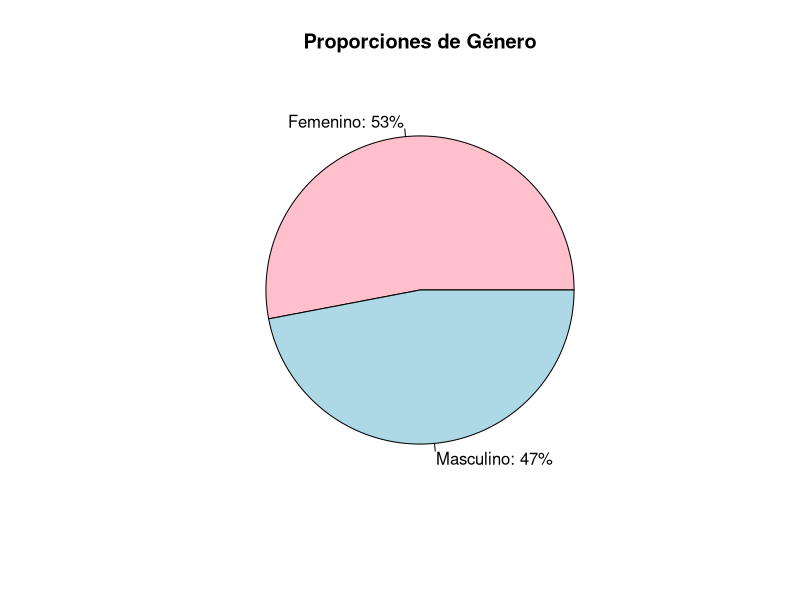
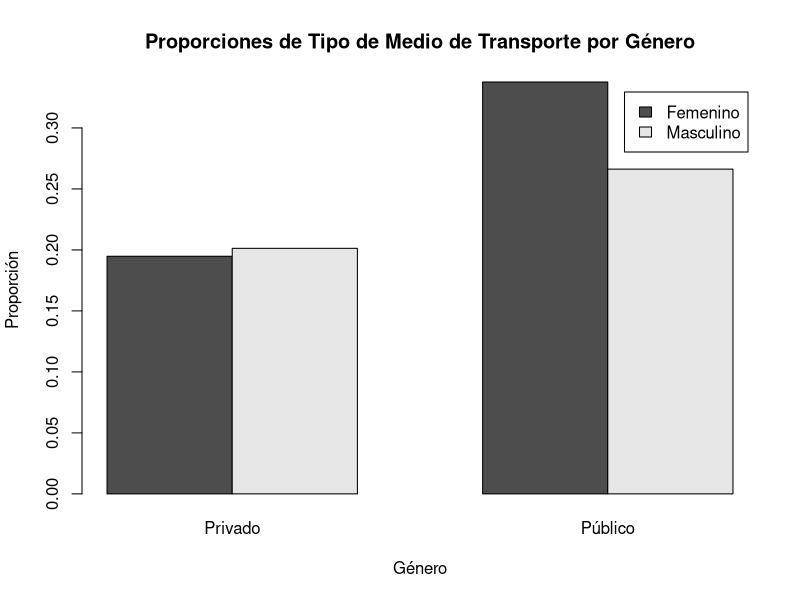
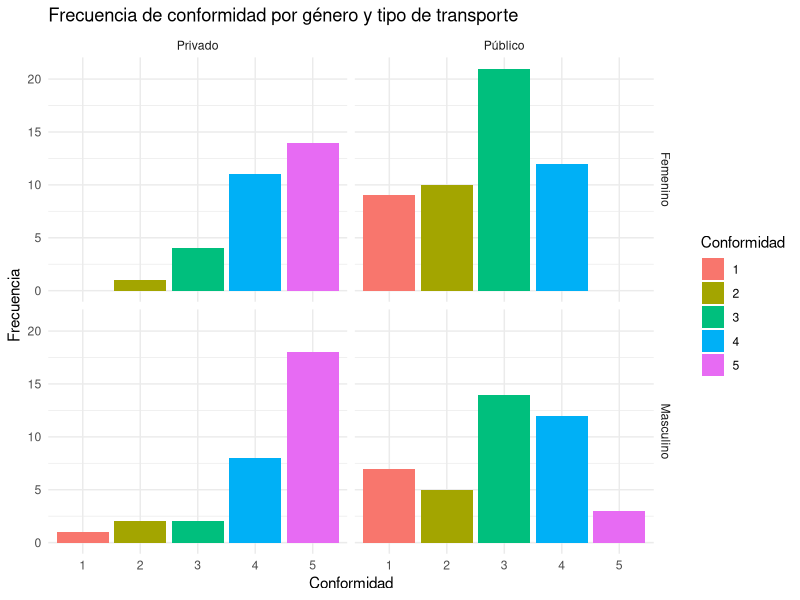
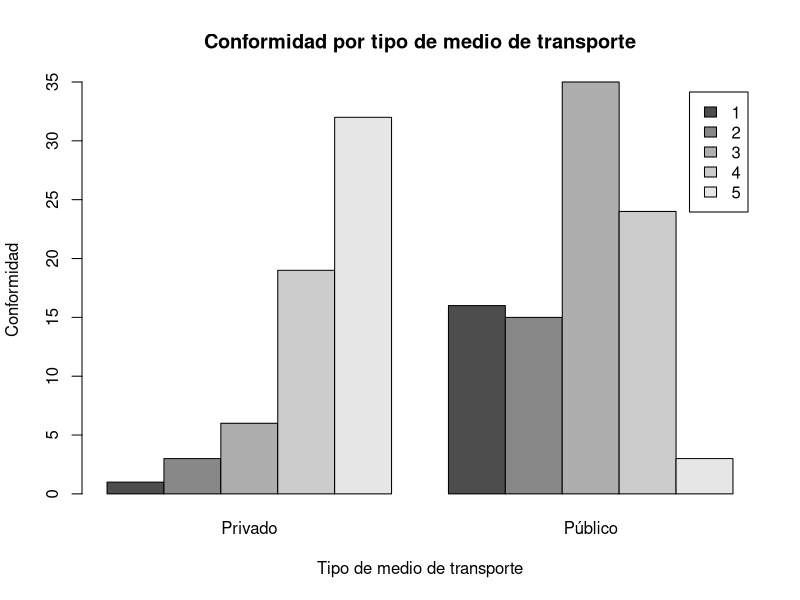
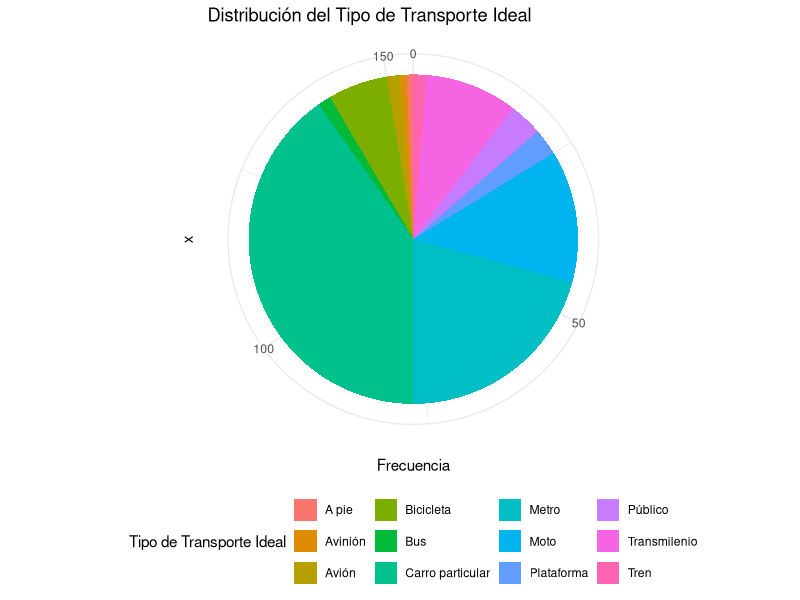
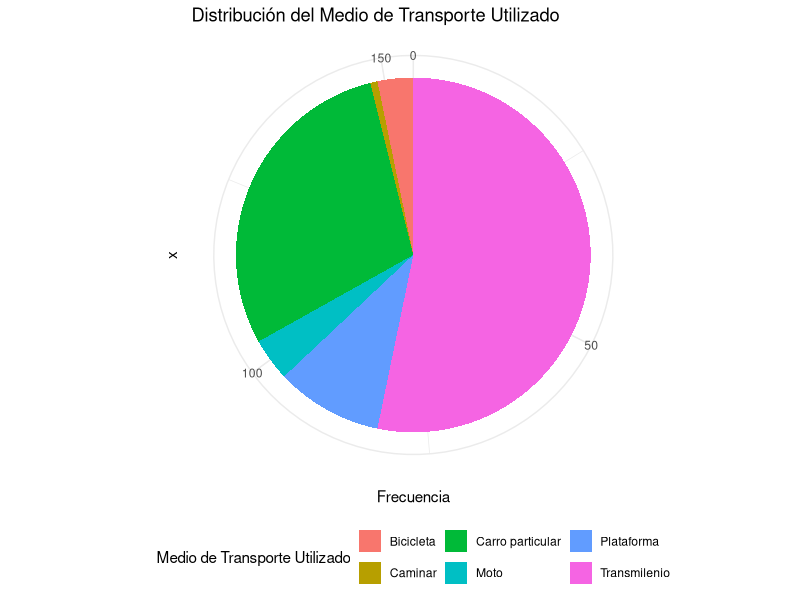
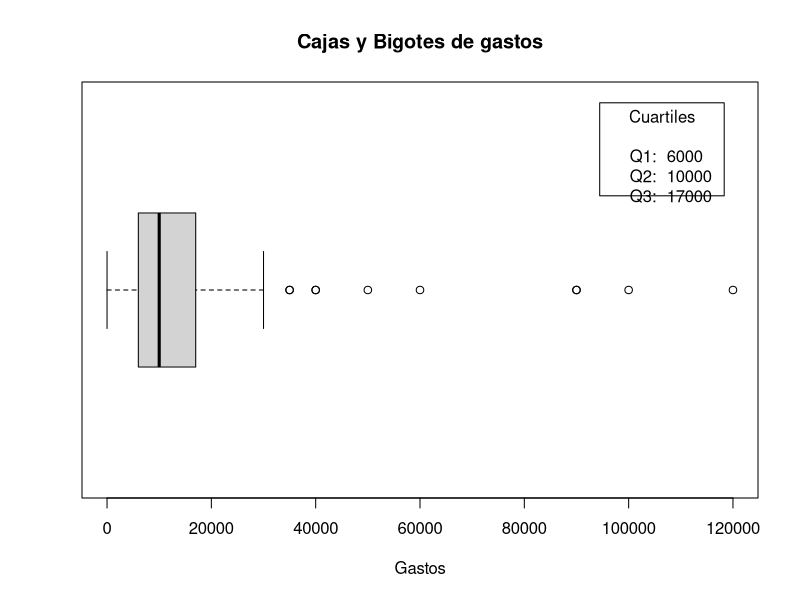
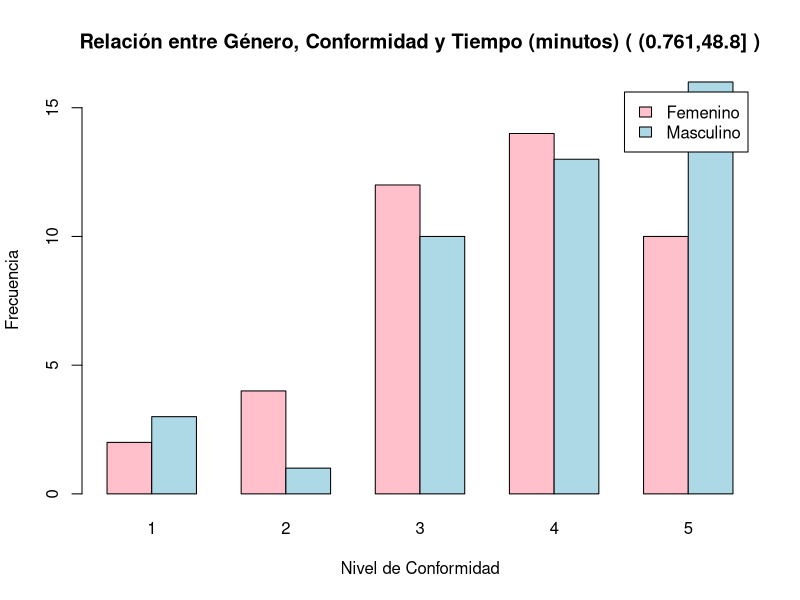

Write the R code that produced these figures, in order.
## ---- chunk 1
 library(readxl)
 library(ggplot2)
  library(dplyr)
library(knitr)
 dr = read_excel("ENCUESTA MOVILIDAD(1-154) (1).xlsx")
 kable(dr)
 #Borrar las columnas innecesarias generadas por Microsoft Forms
 dr = dr[, -c(1)]
 generos = table(dr$`Genero `)
 proporciones_Genero = prop.table(generos)
 
 # Crear un gráfico de torta para mostrar la proporción en genero
  proporciones_Genero=round(proporciones_Genero, 2)
  etiquetas = paste0(names(proporciones_Genero), ": ", proporciones_Genero * 100, "%")
  graficaGeneros = pie(proporciones_Genero, col = c("pink", "lightblue"), main = "Proporciones de Género", labels = etiquetas)


relacionMedioTrans_Genero = table(dr$`Genero `, dr$`¿Qué tipo transporte usa?`)
tabla_RelacionMedioTrans = as.data.frame(prop.table(relacionMedioTrans_Genero))
colnames(tabla_RelacionMedioTrans) <- c("Genero", "Tipo de transporte", "Porcentaje")
tabla_RelacionMedioTrans$Porcentaje <- round(tabla_RelacionMedioTrans$Porcentaje * 100, 2)
#Mostrar la grafica que muestre porcentajes entre medio de transporte y genero
kable(tabla_RelacionMedioTrans)
prop_relacionMedioTrans_Genero = prop.table(relacionMedioTrans_Genero)

barplot(prop_relacionMedioTrans_Genero, beside = TRUE, legend.text = TRUE, main = "Proporciones de Tipo de Medio de Transporte por Género", xlab = "Género", ylab = "Proporción")

# Calcular la proporción de Tipo de Medio de Transporte por Género
prop_relacionMedioTrans_Genero = prop.table(table(dr$`Genero `, dr$`¿Qué tipo transporte usa?`))



# Relación entre tipo de medio de transporte y género

# Convertir la tabla de contingencia en un dataframe
conti <- table(dr$`Genero `, dr$`Nivel de conformidad`, dr$`¿Qué tipo transporte usa?`)
df_conti <- as.data.frame.table(conti)

# Renombrar las columnas
colnames(df_conti) <- c("Genero", "Conformidad", "Tipo_Transporte", "Frecuencia")

# Crear el gráfico de barras con la frecuencia de conformidad
ggplot(df_conti, aes(x = Conformidad, y = Frecuencia, fill = Conformidad)) +
  geom_bar(stat = "identity", position = "dodge") +
  facet_grid(Genero ~ Tipo_Transporte) +
  labs(
    x = "Conformidad",
    y = "Frecuencia",
    fill = "Conformidad",
    title = "Frecuencia de conformidad por género y tipo de transporte") +
  theme_minimal()




#Relacion entre nivel de conformidad y tipo de medio de transporte

barplot(table(dr$'Nivel de conformidad',dr$'¿Qué tipo transporte usa?'),beside = TRUE, legend.text = TRUE,main = "Conformidad por tipo de medio de transporte",xlab = "Tipo de medio de transporte", ylab="Conformidad")


# Calcular la frecuencia de cada tipo de transporte ideal

frecuencia_transporte_ideal <- table(dr$`Medio transporte ideal. ¿Por qué?`)

# Convertir la tabla en un dataframe
df_frecuencia <- as.data.frame(frecuencia_transporte_ideal)

# Renombrar las columnas
colnames(df_frecuencia) <- c("Transporte_Ideal", "Frecuencia")

# Crear el gráfico de torta
ggplot(df_frecuencia, aes(x = "", y = Frecuencia, fill = Transporte_Ideal)) +
  geom_bar(stat = "identity") +
  coord_polar("y", start = 0) +
  labs(title = "Distribución del Tipo de Transporte Ideal",
       fill = "Tipo de Transporte Ideal") +
  theme_minimal() +
  theme(legend.position = "bottom")

# Calcular la frecuencia de cada medio de transporte usado

frec_tusado <- table(dr$`¿Qué medio de transporte usa?`)

# Convertir la tabla en un dataframe
df_frencia <- as.data.frame(frec_tusado)

# Renombrar las columnas
colnames(df_frencia) <- c("Transporte_usado", "Frecuencia")

# Crear el gráfico de torta Transporte usado
ggplot(df_frencia, aes(x = "", y = Frecuencia, fill = Transporte_usado))+
  geom_bar(stat = "identity") +
  coord_polar("y", start = 0) +
  labs(title = "Distribución del Medio de Transporte Utilizado",
       fill = "Medio de Transporte Utilizado") +
  theme_minimal() +
  theme(legend.position = "bottom")


# Boxplot para analizar gastos promedios de dinero
bp <- boxplot(as.numeric(dr$`En promedio cuánto dinero gasta a diario, en transporte`), 
  main="Cajas y Bigotes de gastos", 
  xlab="Gastos", 
  horizontal=TRUE)

# Mostrar los valores de q1, q2 y q3
q1 <- bp$stats[2]
q2 <- bp$stats[3]
q3 <- bp$stats[4]

# Agregar las etiquetas al gráfico
legend("topright", inset=.05, title="Cuartiles", 
       legend=paste("Q1: ", round(q1, 2), "\nQ2: ", round(q2, 2), "\nQ3: ", round(q3, 2)), cex=1)

# Generar una tabla de contingencia para analizar la relación entre género y conformidad según el tiempo
tabla_contingencia <- table(dr$`Genero `, dr$`Nivel de conformidad`, cut(as.numeric(dr$`Tiempo que tarda en 1 recorrido (Minutos)`), breaks = 5))

# Crear un gráfico de barras apiladas para cada nivel de tiempo
for (i in 1:dim(tabla_contingencia)[3]) {
  barplot(tabla_contingencia[,,i], beside = TRUE, legend.text = TRUE, 
          main = paste("Relación entre Género, Conformidad y Tiempo (minutos) (", dimnames(tabla_contingencia)[[3]][i], ")"), 
          xlab = "Nivel de Conformidad", ylab = "Frecuencia",
          col = c("pink", "lightblue"))
}

# Boxplot para analizar tiempo 
bp <- boxplot(as.numeric(dr$`Tiempo que tarda en 1 recorrido (Minutos)`),
  main = "Cajas y Bigotes de tiempo",
  xlab = "Tiempo",
  horizontal = T)

# Mostrar los valores de q1, q2 y q3
q1 <- bp$stats[2]
q2 <- bp$stats[3]
q3 <- bp$stats[4]

# Agregar las etiquetas al gráfico
legend("topright", inset=.05, title="Cuartiles", 
       legend=paste("Q1: ", round(q1, 2), "\nQ2: ", round(q2, 2), "\nQ3: ", round(q3, 2)), cex=1)

#Realizar una tabla de datos agrupados para analizar el nivel de conformidad con respecto al tiempo
# Calcular el número de intervalos (k)
n <- length(as.numeric(dr$`Tiempo que tarda en 1 recorrido (Minutos)`))
k <- ceiling(sqrt(n))

# Calcular el rango de los datos
rango <- max(as.numeric(dr$`Tiempo que tarda en 1 recorrido (Minutos)`)) - min(as.numeric(dr$`Tiempo que tarda en 1 recorrido (Minutos)`))

# Calcular el ancho de cada intervalo
ancho_intervalo <- ceiling(rango / k)

# Calcular los límites de cada intervalo
limites <- seq(min(as.numeric(dr$`Tiempo que tarda en 1 recorrido (Minutos)`)), max(as.numeric(dr$`Tiempo que tarda en 1 recorrido (Minutos)`)), by = ancho_intervalo)

# Crear una columna en el dataframe para asignar el intervalo correspondiente a cada dato
dr$Intervalo <- cut(as.numeric(dr$`Tiempo que tarda en 1 recorrido (Minutos)`), breaks = limites, include.lowest = TRUE)

# Agrupar los datos por intervalo
df_grouped <- group_by(dr, Intervalo)

df_summary <- summarise(df_grouped, Promedio_Conformidad = format(mean(as.numeric(`Nivel de conformidad`)), digits = 3))

# Mostrar el resumen de los promedios de conformidad por intervalo de tiempo
kable(df_summary)
